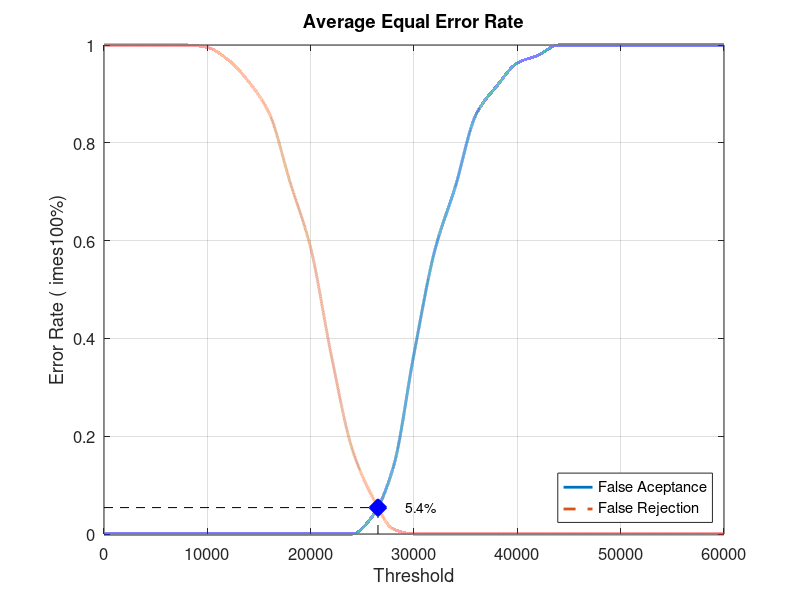
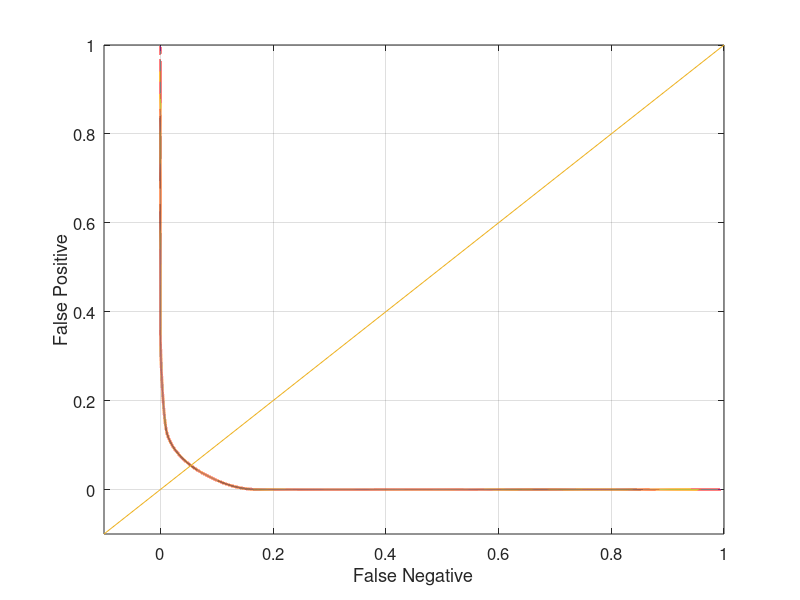

The MATLAB script that drew these images, in order:
close all;
clear;
clc;
x = 0:2000:60000;
xq = 0:0.5:60000;

y0 = [0 0 0 0 0 0 0 0 0 0 0 0 0 0.0368421 0.136842 0.368421 0.578947 0.710526 0.857895 0.915789 0.963158 0.978947 1 1 1 1 1 1 1 1 1]
yy0 = interp1(x, y0, xq, 'pchip');
y1 = [1 1 1 1 1 0.995 0.97 0.925 0.86 0.72 0.585 0.365 0.175 0.075 0.01 0 0 0 0 0 0 0 0 0 0 0 0 0 0 0 0]
yy1 = interp1(x, y1, xq, 'pchip');

% Calculating EER: 
y2 = abs(y0 - y1);
find(y2 == min(y2))
yy2 = abs(yy0 - yy1);
xEER = find(yy2 == min(yy2));
xEERIndex = xq(xEER) % X-axis EER
yEER = yy0(xEER) % Y-axis EER

main = figure
plot(xq, yy0,'-','LineWidth', 2);	hold on
plot(xq, yy1,'--','LineWidth', 2);	hold on
plot([xEERIndex xEERIndex], [0 yEER], 'k--');	hold on
plot([0 xEERIndex], [yEER yEER], 'k--');	hold on
plot(xEERIndex, yEER, 'bx', 'LineWidth', 10);	hold on
text(xEERIndex + 10 * xEERIndex / 100, yEER, [num2str(round((10000 * yEER)) / 100) '%'])
legend('False Aceptance', 'False Rejection', 'Location', 'SouthEast')
xlabel('Threshold')
ylabel('Error Rate (	imes100%)')
title('Average Equal Error Rate')
set(gca, 'FontSize', 12)
axis([0 60000 0 1])
grid on

print(main, 'Database5_4Main', '-dpng');
FNRxFPR = figure('Color', [1 1 1]);
plot(yy1, yy0, '-', yy1, yy0, 'LineWidth', 2);
hold on
y = -0.1:0.1:1
plot(y, y); 
set(gca, 'FontSize', 12)
xlabel('False Negative')
ylabel('False Positive')
axis([-0.1 1 -0.1 1])
set(gca, 'FontSize', 12)
grid on

print(FNRxFPR, 'Database5_4FNRxFPR','-dpng');
